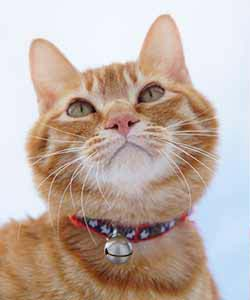
#> input picture py3/packages/pil/test.jpg, 250 x 300 px
$ python use_pil.py
#> lines starting #> are read from the running program, lines starting #| are printed output that depends on the picture
# -*- coding: utf-8 -*-
__author__ = 'vincent'
from PIL import Image, ImageFilter, ImageDraw, ImageFont

# 打开一个jpg图像文件，注意是当前路径:
im = Image.open('test.jpg')
#> im is the input picture: PIL image 250x300 RGB; mean R, G, B 192.8, 175.6, 166.6
# 获得图像尺寸:
w, h = im.size
#> w = 250; h = 300
print('Original image size: %sx%s' % (w, h))
#| Original image size: 250x300
# 缩放到50%:
im.thumbnail((w//2, h//2))
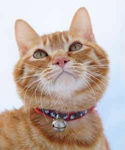
#> im: PIL image 125x150 RGB; mean R, G, B 192.8, 175.6, 166.6
print('Resize image to: %sx%s' % (w//2, h//2))
#| Resize image to: 125x150
# 把缩放后的图像用jpeg格式保存:
im.save('thumbnail.jpg', 'jpeg')

im2 = im.filter(ImageFilter.BLUR)
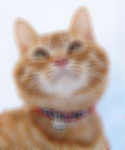
#> im2: PIL image 125x150 RGB; mean R, G, B 192.9, 175.7, 166.7
im2.save('blur.jpg', 'jpeg')

import random

def rndChar():
    return chr(random.randint(65, 90))

def rndColor():
    return (random.randint(64, 255), random.randint(64, 255), random.randint(64, 255))

def rndColor2():
    return (random.randint(32, 127), random.randint(32, 127), random.randint(32, 127))

width = 60 * 4
height = 60
image = Image.new('RGB', (width, height), (255, 255, 255))
#> image: PIL image 240x60 RGB; every value is 255
font = ImageFont.truetype('arial.ttf', 36)
draw = ImageDraw.Draw(image)

for x in range(width):
    for y in range(height):
        draw.point((x, y), fill=rndColor())

for t in range(4):
    draw.text((60 * 4 + 10, 10), rndChar(), font=font, fill=rndColor2())

image = image.filter(ImageFilter.BLUR)
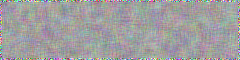
#> image: PIL image 240x60 RGB; mean R, G, B 160, 158.9, 159.9
image.save('code.jpg', 'jpeg')
